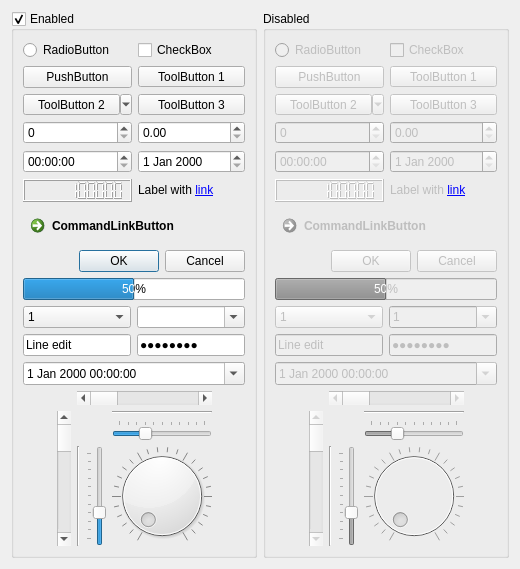
         <widget class="QWidget" name="tab_1">
          <attribute name="title">
           <string notr="true">Tab 1</string>
          </attribute>
          <layout class="QGridLayout" name="gridLayout_7">
           <item row="0" column="0">
            <widget class="QGroupBox" name="groupBox_2">
             <property name="title">
              <string>Enabled</string>
             </property>
             <property name="checkable">
              <bool>true</bool>
             </property>
             <layout class="QVBoxLayout" name="verticalLayout_4">
              <item>
               <layout class="QGridLayout" name="gridLayout_4">
                <item row="0" column="0">
                 <widget class="QRadioButton" name="radioButton">
                  <property name="text">
                   <string notr="true">RadioButton</string>
                  </property>
                 </widget>
                </item>
                <item row="0" column="1">
                 <widget class="QCheckBox" name="checkBox">
                  <property name="text">
                   <string notr="true">CheckBox</string>
                  </property>
                  <property name="tristate">
                   <bool>true</bool>
                  </property>
                 </widget>
                </item>
                <item row="1" column="0">
                 <widget class="QPushButton" name="pushButton">
                  <property name="sizePolicy">
                   <sizepolicy hsizetype="MinimumExpanding" vsizetype="Fixed">
                    <horstretch>0</horstretch>
                    <verstretch>0</verstretch>
                   </sizepolicy>
                  </property>
                  <property name="text">
                   <string notr="true">PushButton</string>
                  </property>
                  <property name="checkable">
                   <bool>true</bool>
                  </property>
                 </widget>
                </item>
                <item row="1" column="1">
                 <widget class="QToolButton" name="toolButton_1">
                  <property name="sizePolicy">
                   <sizepolicy hsizetype="MinimumExpanding" vsizetype="Fixed">
                    <horstretch>0</horstretch>
                    <verstretch>0</verstretch>
                   </sizepolicy>
                  </property>
                  <property name="text">
                   <string notr="true">ToolButton 1</string>
                  </property>
                  <property name="popupMode">
                   <enum>QToolButton::DelayedPopup</enum>
                  </property>
                 </widget>
                </item>
                <item row="2" column="0">
                 <widget class="QToolButton" name="toolButton_2">
                  <property name="sizePolicy">
                   <sizepolicy hsizetype="MinimumExpanding" vsizetype="Fixed">
                    <horstretch>0</horstretch>
                    <verstretch>0</verstretch>
                   </sizepolicy>
                  </property>
                  <property name="text">
                   <string notr="true">ToolButton 2</string>
                  </property>
                  <property name="popupMode">
                   <enum>QToolButton::MenuButtonPopup</enum>
                  </property>
                 </widget>
                </item>
                <item row="2" column="1">
                 <widget class="QToolButton" name="toolButton_3">
                  <property name="sizePolicy">
                   <sizepolicy hsizetype="MinimumExpanding" vsizetype="Fixed">
                    <horstretch>0</horstretch>
                    <verstretch>0</verstretch>
                   </sizepolicy>
                  </property>
                  <property name="text">
                   <string notr="true">ToolButton 3</string>
                  </property>
                  <property name="popupMode">
                   <enum>QToolButton::InstantPopup</enum>
                  </property>
                 </widget>
                </item>
                <item row="3" column="0">
                 <widget class="QSpinBox" name="spinBox"/>
                </item>
                <item row="3" column="1">
                 <widget class="QDoubleSpinBox" name="doubleSpinBox"/>
                </item>
                <item row="4" column="0">
                 <widget class="QTimeEdit" name="timeEdit"/>
                </item>
                <item row="4" column="1">
                 <widget class="QDateEdit" name="dateEdit"/>
                </item>
                <item row="5" column="0">
                 <widget class="QLCDNumber" name="lcdNumber">
                  <property name="digitCount">
                   <number>10</number>
                  </property>
                  <property name="intValue" stdset="0">
                   <number>1234567890</number>
                  </property>
                 </widget>
                </item>
                <item row="5" column="1">
                 <widget class="QLabel" name="label">
                  <property name="text">
                   <string notr="true">Label with &lt;a href=&quot;http://google.com&quot;&gt;link&lt;/a&gt;</string>
                  </property>
                 </widget>
                </item>
               </layout>
              </item>
              <item>
               <widget class="QCommandLinkButton" name="commandLinkButton">
                <property name="text">
                 <string notr="true">CommandLinkButton</string>
                </property>
               </widget>
              </item>
              <item>
               <widget class="QDialogButtonBox" name="buttonBox">
                <property name="standardButtons">
                 <set>QDialogButtonBox::Cancel|QDialogButtonBox::Ok</set>
                </property>
               </widget>
              </item>
              <item>
               <layout class="QVBoxLayout" name="verticalLayout_3">
                <item>
                 <widget class="QProgressBar" name="progressBar">
                  <property name="maximum">
                   <number>20</number>
                  </property>
                  <property name="value">
                   <number>10</number>
                  </property>
                 </widget>
                </item>
                <item>
                 <layout class="QHBoxLayout" name="horizontalLayout">
                  <item>
                   <widget class="QComboBox" name="readOnlyComboBox">
                    <property name="sizePolicy">
                     <sizepolicy hsizetype="MinimumExpanding" vsizetype="Fixed">
                      <horstretch>0</horstretch>
                      <verstretch>0</verstretch>
                     </sizepolicy>
                    </property>
                    <item>
                     <property name="text">
                      <string notr="true">1</string>
                     </property>
                    </item>
                    <item>
                     <property name="text">
                      <string notr="true">2</string>
                     </property>
                    </item>
                    <item>
                     <property name="text">
                      <string notr="true">3</string>
                     </property>
                    </item>
                   </widget>
                  </item>
                  <item>
                   <widget class="QComboBox" name="editableComboBox">
                    <property name="sizePolicy">
                     <sizepolicy hsizetype="MinimumExpanding" vsizetype="Fixed">
                      <horstretch>0</horstretch>
                      <verstretch>0</verstretch>
                     </sizepolicy>
                    </property>
                    <property name="editable">
                     <bool>true</bool>
                    </property>
                    <property name="placeholderText">
                     <string>Enter text</string>
                    </property>
                    <item>
                     <property name="text">
                      <string notr="true">1</string>
                     </property>
                    </item>
                    <item>
                     <property name="text">
                      <string notr="true">2</string>
                     </property>
                    </item>
                    <item>
                     <property name="text">
                      <string notr="true">3</string>
                     </property>
                    </item>
                   </widget>
                  </item>
                 </layout>
                </item>
                <item>
                 <layout class="QHBoxLayout" name="horizontalLayout_4">
                  <item>
                   <widget class="QLineEdit" name="lineEdit">
                    <property name="text">
                     <string notr="true">Line edit</string>
                    </property>
                    <property name="placeholderText">
                     <string>Enter text</string>
                    </property>
                   </widget>
                  </item>
                  <item>
                   <widget class="QLineEdit" name="passwordEdit">
                    <property name="text">
                     <string notr="true">Password</string>
                    </property>
                    <property name="echoMode">
                     <enum>QLineEdit::Password</enum>
                    </property>
                   </widget>
                  </item>
                 </layout>
                </item>
                <item>
                 <widget class="QDateTimeEdit" name="dateTimeEdit">
                  <property name="calendarPopup">
                   <bool>true</bool>
                  </property>
                 </widget>
                </item>
               </layout>
              </item>
              <item>
               <layout class="QHBoxLayout" name="horizontalLayout_2">
                <item>
                 <spacer name="horizontalSpacer">
                  <property name="orientation">
                   <enum>Qt::Horizontal</enum>
                  </property>
                  <property name="sizeHint" stdset="0">
                   <size>
                    <width>13</width>
                    <height>20</height>
                   </size>
                  </property>
                 </spacer>
                </item>
                <item>
                 <layout class="QGridLayout" name="gridLayout">
                  <item row="0" column="1" colspan="3">
                   <widget class="QScrollBar" name="horizontalScrollBar">
                    <property name="orientation">
                     <enum>Qt::Horizontal</enum>
                    </property>
                   </widget>
                  </item>
                  <item row="1" column="0" rowspan="3">
                   <widget class="QScrollBar" name="verticalScrollBar">
                    <property name="orientation">
                     <enum>Qt::Vertical</enum>
                    </property>
                   </widget>
                  </item>
                  <item row="1" column="3">
                   <widget class="Line" name="horizontalLine">
                    <property name="orientation">
                     <enum>Qt::Horizontal</enum>
                    </property>
                   </widget>
                  </item>
                  <item row="2" column="3">
                   <widget class="QSlider" name="horizontalSlider">
                    <property name="sizePolicy">
                     <sizepolicy hsizetype="Minimum" vsizetype="Fixed">
                      <horstretch>0</horstretch>
                      <verstretch>0</verstretch>
                     </sizepolicy>
                    </property>
                    <property name="value">
                     <number>30</number>
                    </property>
                    <property name="orientation">
                     <enum>Qt::Horizontal</enum>
                    </property>
                    <property name="tickPosition">
                     <enum>QSlider::TicksAbove</enum>
                    </property>
                   </widget>
                  </item>
                  <item row="3" column="1">
                   <widget class="Line" name="verticalLine">
                    <property name="orientation">
                     <enum>Qt::Vertical</enum>
                    </property>
                   </widget>
                  </item>
                  <item row="3" column="2">
                   <widget class="QSlider" name="verticalSlider">
                    <property name="value">
                     <number>30</number>
                    </property>
                    <property name="orientation">
                     <enum>Qt::Vertical</enum>
                    </property>
                    <property name="tickPosition">
                     <enum>QSlider::TicksAbove</enum>
                    </property>
                   </widget>
                  </item>
                  <item row="3" column="3">
                   <widget class="QDial" name="dial">
                    <property name="notchesVisible">
                     <bool>true</bool>
                    </property>
                   </widget>
                  </item>
                 </layout>
                </item>
                <item>
                 <spacer name="horizontalSpacer_2">
                  <property name="orientation">
                   <enum>Qt::Horizontal</enum>
                  </property>
                  <property name="sizeHint" stdset="0">
                   <size>
                    <width>17</width>
                    <height>134</height>
                   </size>
                  </property>
                 </spacer>
                </item>
               </layout>
              </item>
             </layout>
            </widget>
           </item>
           <item row="0" column="1">
            <widget class="QGroupBox" name="groupBox_3">
             <property name="title">
              <string>Disabled</string>
             </property>
             <layout class="QVBoxLayout" name="verticalLayout_5">
              <item>
               <layout class="QGridLayout" name="gridLayout_5">
                <item row="0" column="0">
                 <widget class="QRadioButton" name="disabledRadioButton">
                  <property name="enabled">
                   <bool>false</bool>
                  </property>
                  <property name="text">
                   <string notr="true">RadioButton</string>
                  </property>
                 </widget>
                </item>
                <item row="0" column="1">
                 <widget class="QCheckBox" name="disabledCheckBox">
                  <property name="enabled">
                   <bool>false</bool>
                  </property>
                  <property name="text">
                   <string notr="true">CheckBox</string>
                  </property>
                  <property name="tristate">
                   <bool>true</bool>
                  </property>
                 </widget>
                </item>
                <item row="1" column="0">
                 <widget class="QPushButton" name="disabledPushButton">
                  <property name="enabled">
                   <bool>false</bool>
                  </property>
                  <property name="sizePolicy">
                   <sizepolicy hsizetype="MinimumExpanding" vsizetype="Fixed">
                    <horstretch>0</horstretch>
                    <verstretch>0</verstretch>
                   </sizepolicy>
                  </property>
                  <property name="text">
                   <string notr="true">PushButton</string>
                  </property>
                  <property name="checkable">
                   <bool>true</bool>
                  </property>
                 </widget>
                </item>
                <item row="1" column="1">
                 <widget class="QToolButton" name="disabledToolButton_1">
                  <property name="enabled">
                   <bool>false</bool>
                  </property>
                  <property name="sizePolicy">
                   <sizepolicy hsizetype="MinimumExpanding" vsizetype="Fixed">
                    <horstretch>0</horstretch>
                    <verstretch>0</verstretch>
                   </sizepolicy>
                  </property>
                  <property name="text">
                   <string notr="true">ToolButton 1</string>
                  </property>
                  <property name="checkable">
                   <bool>true</bool>
                  </property>
                  <property name="popupMode">
                   <enum>QToolButton::InstantPopup</enum>
                  </property>
                 </widget>
                </item>
                <item row="2" column="0">
                 <widget class="QToolButton" name="disabledToolButton_2">
                  <property name="enabled">
                   <bool>false</bool>
                  </property>
                  <property name="sizePolicy">
                   <sizepolicy hsizetype="MinimumExpanding" vsizetype="Fixed">
                    <horstretch>0</horstretch>
                    <verstretch>0</verstretch>
                   </sizepolicy>
                  </property>
                  <property name="text">
                   <string notr="true">ToolButton 2</string>
                  </property>
                  <property name="popupMode">
                   <enum>QToolButton::MenuButtonPopup</enum>
                  </property>
                 </widget>
                </item>
                <item row="2" column="1">
                 <widget class="QToolButton" name="disabledToolButton_3">
                  <property name="enabled">
                   <bool>false</bool>
                  </property>
                  <property name="sizePolicy">
                   <sizepolicy hsizetype="MinimumExpanding" vsizetype="Fixed">
                    <horstretch>0</horstretch>
                    <verstretch>0</verstretch>
                   </sizepolicy>
                  </property>
                  <property name="text">
                   <string notr="true">ToolButton 3</string>
                  </property>
                  <property name="popupMode">
                   <enum>QToolButton::InstantPopup</enum>
                  </property>
                 </widget>
                </item>
                <item row="3" column="0">
                 <widget class="QSpinBox" name="disabledSpinBox">
                  <property name="enabled">
                   <bool>false</bool>
                  </property>
                 </widget>
                </item>
                <item row="3" column="1">
                 <widget class="QDoubleSpinBox" name="disabledDoubleSpinBox">
                  <property name="enabled">
                   <bool>false</bool>
                  </property>
                 </widget>
                </item>
                <item row="4" column="0">
                 <widget class="QTimeEdit" name="disabledTimeEdit">
                  <property name="enabled">
                   <bool>false</bool>
                  </property>
                 </widget>
                </item>
                <item row="4" column="1">
                 <widget class="QDateEdit" name="disabledDateEdit">
                  <property name="enabled">
                   <bool>false</bool>
                  </property>
                 </widget>
                </item>
                <item row="5" column="0">
                 <widget class="QLCDNumber" name="disabledLcdNumber">
                  <property name="enabled">
                   <bool>false</bool>
                  </property>
                  <property name="digitCount">
                   <number>10</number>
                  </property>
                  <property name="intValue" stdset="0">
                   <number>1234567890</number>
                  </property>
                 </widget>
                </item>
                <item row="5" column="1">
                 <widget class="QLabel" name="disabledLabel">
                  <property name="enabled">
                   <bool>false</bool>
                  </property>
                  <property name="text">
                   <string notr="true">Label with &lt;a href=&quot;http://google.com&quot;&gt;link&lt;/a&gt;</string>
                  </property>
                 </widget>
                </item>
               </layout>
              </item>
              <item>
               <widget class="QCommandLinkButton" name="disabledCommandLinkButton">
                <property name="enabled">
                 <bool>false</bool>
                </property>
                <property name="text">
                 <string notr="true">CommandLinkButton</string>
                </property>
               </widget>
              </item>
              <item>
               <widget class="QDialogButtonBox" name="disabledButtonBox">
                <property name="enabled">
                 <bool>false</bool>
                </property>
                <property name="standardButtons">
                 <set>QDialogButtonBox::Cancel|QDialogButtonBox::Ok</set>
                </property>
               </widget>
              </item>
              <item>
               <layout class="QVBoxLayout" name="verticalLayout_6">
                <item>
                 <widget class="QProgressBar" name="disabledProgressBar">
                  <property name="enabled">
                   <bool>false</bool>
                  </property>
                  <property name="maximum">
                   <number>20</number>
                  </property>
                  <property name="value">
                   <number>10</number>
                  </property>
                 </widget>
                </item>
                <item>
                 <layout class="QHBoxLayout" name="horizontalLayout_3">
                  <item>
                   <widget class="QComboBox" name="disabledReadOnlyComboBox">
                    <property name="enabled">
                     <bool>false</bool>
                    </property>
                    <property name="sizePolicy">
                     <sizepolicy hsizetype="MinimumExpanding" vsizetype="Fixed">
                      <horstretch>0</horstretch>
                      <verstretch>0</verstretch>
                     </sizepolicy>
                    </property>
                    <item>
                     <property name="text">
                      <string notr="true">1</string>
                     </property>
                    </item>
                    <item>
                     <property name="text">
                      <string notr="true">2</string>
                     </property>
                    </item>
                    <item>
                     <property name="text">
                      <string notr="true">3</string>
                     </property>
                    </item>
                   </widget>
                  </item>
                  <item>
                   <widget class="QComboBox" name="disabledEditableComboBox">
                    <property name="enabled">
                     <bool>false</bool>
                    </property>
                    <property name="sizePolicy">
                     <sizepolicy hsizetype="MinimumExpanding" vsizetype="Fixed">
                      <horstretch>0</horstretch>
                      <verstretch>0</verstretch>
                     </sizepolicy>
                    </property>
                    <property name="editable">
                     <bool>true</bool>
                    </property>
                    <item>
                     <property name="text">
                      <string notr="true">1</string>
                     </property>
                    </item>
                    <item>
                     <property name="text">
                      <string notr="true">2</string>
                     </property>
                    </item>
                    <item>
                     <property name="text">
                      <string notr="true">3</string>
                     </property>
                    </item>
                   </widget>
                  </item>
                 </layout>
                </item>
                <item>
                 <layout class="QHBoxLayout" name="horizontalLayout_5">
                  <item>
                   <widget class="QLineEdit" name="disabledLineEdit">
                    <property name="enabled">
                     <bool>false</bool>
                    </property>
                    <property name="text">
                     <string notr="true">Line edit</string>
                    </property>
                   </widget>
                  </item>
                  <item>
                   <widget class="QLineEdit" name="disabledPasswordEdit">
                    <property name="enabled">
                     <bool>false</bool>
                    </property>
                    <property name="text">
                     <string notr="true">Password</string>
                    </property>
                    <property name="echoMode">
                     <enum>QLineEdit::Password</enum>
                    </property>
                   </widget>
                  </item>
                 </layout>
                </item>
                <item>
                 <widget class="QDateTimeEdit" name="disabledDateTimeEdit">
                  <property name="enabled">
                   <bool>false</bool>
                  </property>
                  <property name="calendarPopup">
                   <bool>true</bool>
                  </property>
                 </widget>
                </item>
               </layout>
              </item>
              <item>
               <layout class="QHBoxLayout" name="horizontalLayout_6">
                <item>
                 <spacer name="horizontalSpacer_3">
                  <property name="orientation">
                   <enum>Qt::Horizontal</enum>
                  </property>
                  <property name="sizeHint" stdset="0">
                   <size>
                    <width>13</width>
                    <height>20</height>
                   </size>
                  </property>
                 </spacer>
                </item>
                <item>
                 <layout class="QGridLayout" name="gridLayout_6">
                  <item row="0" column="1" colspan="3">
                   <widget class="QScrollBar" name="disabledHorizontalScrollBar">
                    <property name="enabled">
                     <bool>false</bool>
                    </property>
                    <property name="orientation">
                     <enum>Qt::Horizontal</enum>
                    </property>
                   </widget>
                  </item>
                  <item row="1" column="0" rowspan="3">
                   <widget class="QScrollBar" name="disabledVerticalScrollBar">
                    <property name="enabled">
                     <bool>false</bool>
                    </property>
                    <property name="orientation">
                     <enum>Qt::Vertical</enum>
                    </property>
                   </widget>
                  </item>
                  <item row="1" column="3">
                   <widget class="Line" name="horizontalLine_2">
                    <property name="orientation">
                     <enum>Qt::Horizontal</enum>
                    </property>
                   </widget>
                  </item>
                  <item row="2" column="3">
                   <widget class="QSlider" name="disabledHorizontalSlider">
                    <property name="enabled">
                     <bool>false</bool>
                    </property>
                    <property name="sizePolicy">
                     <sizepolicy hsizetype="Minimum" vsizetype="Fixed">
                      <horstretch>0</horstretch>
                      <verstretch>0</verstretch>
                     </sizepolicy>
                    </property>
                    <property name="value">
                     <number>30</number>
                    </property>
                    <property name="orientation">
                     <enum>Qt::Horizontal</enum>
                    </property>
                    <property name="tickPosition">
                     <enum>QSlider::TicksAbove</enum>
                    </property>
                   </widget>
                  </item>
                  <item row="3" column="1">
                   <widget class="Line" name="verticalLine_2">
                    <property name="orientation">
                     <enum>Qt::Vertical</enum>
                    </property>
                   </widget>
                  </item>
                  <item row="3" column="2">
                   <widget class="QSlider" name="disabledVerticalSlider">
                    <property name="enabled">
                     <bool>false</bool>
                    </property>
                    <property name="value">
                     <number>30</number>
                    </property>
                    <property name="orientation">
                     <enum>Qt::Vertical</enum>
                    </property>
                    <property name="tickPosition">
                     <enum>QSlider::TicksAbove</enum>
                    </property>
                   </widget>
                  </item>
                  <item row="3" column="3">
                   <widget class="QDial" name="disabledDial">
                    <property name="enabled">
                     <bool>false</bool>
                    </property>
                    <property name="notchesVisible">
                     <bool>true</bool>
                    </property>
                   </widget>
                  </item>
                 </layout>
                </item>
                <item>
                 <spacer name="horizontalSpacer_4">
                  <property name="orientation">
                   <enum>Qt::Horizontal</enum>
                  </property>
                  <property name="sizeHint" stdset="0">
                   <size>
                    <width>13</width>
                    <height>20</height>
                   </size>
                  </property>
                 </spacer>
                </item>
               </layout>
              </item>
             </layout>
            </widget>
           </item>
           <item row="1" column="0" colspan="2">
            <spacer name="verticalSpacer">
             <property name="orientation">
              <enum>Qt::Vertical</enum>
             </property>
             <property name="sizeHint" stdset="0">
              <size>
               <width>20</width>
               <height>0</height>
              </size>
             </property>
            </spacer>
           </item>
          </layout>
         </widget>
